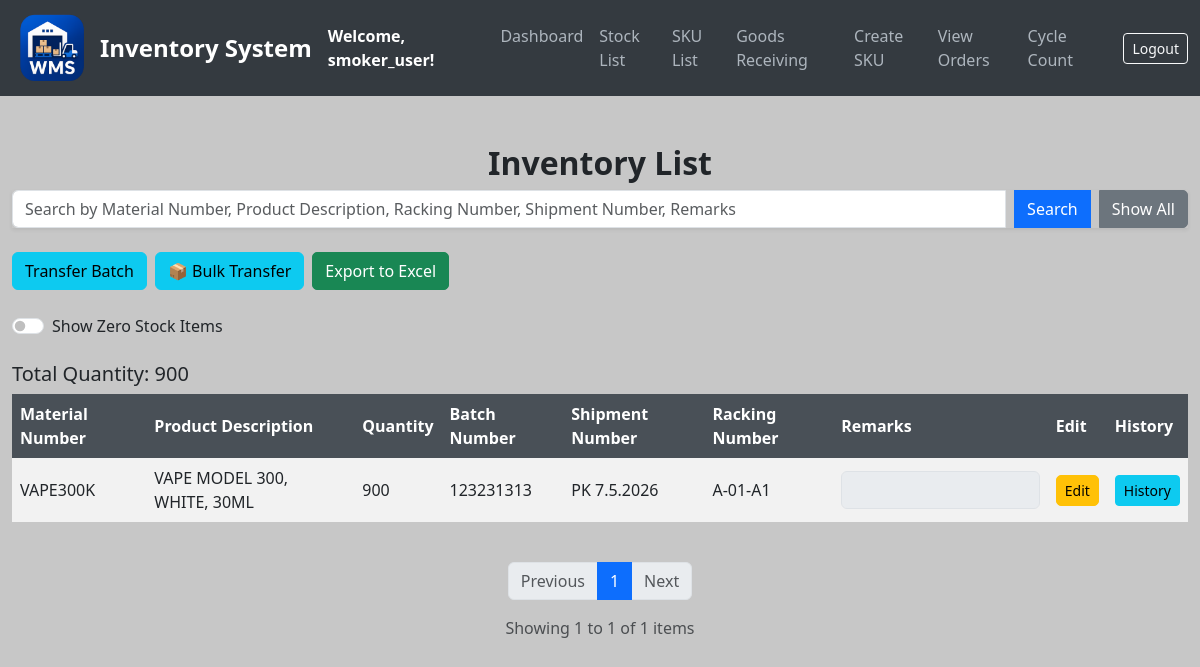
The app's page /stocks (signed in) with its own data.
### models.py (models this page shows, shortened)
class User(UserMixin, db.Model):
    __tablename__ = 'users'
    id = db.Column(db.Integer, primary_key=True)
    username = db.Column(db.String(80), unique=True, nullable=False)
    email = db.Column(db.String(120), unique=True, nullable=False)
    password = db.Column(db.String(200), nullable=False)
    date_created = db.Column(db.DateTime, default=get_local_time)
    last_login = db.Column(db.DateTime, nullable=True)
    is_active = db.Column(db.Boolean, default=True)
    is_approved = db.Column(db.Boolean, default=False)
    is_admin = db.Column(db.Boolean, default=False)
    plan = db.Column(db.String(20), default='basic')
    can_create_racking = db.Column(db.Boolean, default=False)
    can_create_stock = db.Column(db.Boolean, default=False)
    can_create_order = db.Column(db.Boolean, default=False)
    can_transfer_stock = db.Column(db.Boolean, default=False)
    can_transfer_batch = db.Column(db.Boolean, default=False)
    can_mass_transfer = db.Column(db.Boolean, default=False)
    can_bulk_transfer = db.Column(db.Boolean, default=False)
    can_add_sku = db.Column(db.Boolean, default=False)
    can_view_orders = db.Column(db.Boolean, default=False)  # ← new
    can_cycle_count = db.Column(db.Boolean, default=False)  # ← new

class SKU(db.Model):
    __tablename__ = 'sku_list'
    id = db.Column(db.Integer, primary_key=True)
    material_number = db.Column(db.String(50), unique=True, nullable=False)
    product_description = db.Column(db.String(200), nullable=False)
    pack_size_id = db.Column(db.Integer, db.ForeignKey('pack_sizes.id'), nullable=False)
    weight = db.Column(db.Float, nullable=False)
    pack_size = db.relationship('PackSize', backref='skus', lazy=True)  # Establish relationship

class Stock(db.Model):
    __tablename__ = 'stock'
    id = db.Column(db.Integer, primary_key=True)
    sku_id = db.Column(db.Integer, db.ForeignKey('sku_list.id'), nullable=False)  # Foreign key reference to SKU
    sku = db.relationship('SKU', backref='stocks', lazy=True)  # Add relationship to SKU
    quantity = db.Column(db.Integer, default=0, nullable=False)
    batch_number = db.Column(db.String(100), nullable=True)
    shipment_number = db.Column(db.String(100), nullable=True)
    racking_number = db.Column(db.String(100), nullable=True)
    remarks = db.Column(db.String(255), nullable=True)
    timestamp = db.Column(db.DateTime, default=get_local_time)  # New timestamp column

### app.py (the view, shortened to what this page needs)
@app.route('/stocks', methods=['GET'])
@login_required
def list_stocks():
    page = request.args.get(get_page_parameter(), type=int, default=1)
    per_page = 10  # Number of items per page
    search_term = request.args.get('search', '').strip()
    show_zero_quantity = request.args.get('show_zero', 'false').lower() == 'true'
    query = Stock.query.join(SKU)
    if not show_zero_quantity:
        query = query.filter(Stock.quantity > 0)
    all_stocks = query.all()
    total_quantity = sum(s.quantity for s in all_stocks)
    grouped = defaultdict(list)
    for stock in all_stocks:
        key = (
            stock.sku.material_number,
            stock.sku.product_description,
            stock.batch_number,
            stock.racking_number,
            stock.shipment_number,
            stock.remarks
        )
        grouped[key].append(stock)
    combined_stocks = []
    for key, group in grouped.items():
        total_quantity_group = sum(s.quantity for s in group)
        first_id = group[0].id
        combined_stocks.append({
            'material_number': key[0],
            'product_description': key[1],
            'batch_number': key[2],
            'racking_number': key[3],
            'shipment_number': key[4],
            'remarks': key[5],
            'quantity': total_quantity_group,
            'id': first_id
        })
    total_items = len(combined_stocks)
    start = (page - 1) * per_page
    end = start + per_page
    paginated_stocks = combined_stocks[start:end]
    class SimplePagination:
        def __init__(self, page, per_page, total):
            self.page = page
            self.per_page = per_page
            self.total = total
            self.pages = (total + per_page - 1) // per_page  # Ceiling division
        @property
        def has_prev(self):
            return self.page > 1
        @property
        def has_next(self):
            return self.page < self.pages
        def iter_pages(self, left_edge=2, left_current=2, right_current=3, right_edge=2):
            last = 0
            for num in range(1, self.pages + 1):
                if (num <= left_edge or
                    (num > self.page - left_current - 1 and num < self.page + right_current) or
                    num > self.pages - right_edge):
                    if last + 1 != num:
                        yield None  # Gap in page numbers
                    yield num
                    last = num
    pagination = SimplePagination(page=page, per_page=per_page, total=total_items)
    return render_template(
        'stock_list.html',
        stocks=paginated_stocks,
        pagination=pagination,
        search_term=search_term,
        total_quantity=total_quantity,
        show_zero_quantity=show_zero_quantity
    )

### app.py (called while the page is built)
@login_manager.user_loader
def load_user(user_id):
    return db.session.get(User, int(user_id))

### templates/stock_list.html (shortened to what this page needs)
{% extends "base.html" %}
{% block content %}
<div class="container mt-5">
    <h2 class="text-center">Inventory List</h2>
    <form method="GET" action="/stocks" class="mb-4">
        <div class="input-group shadow-sm">
            <input type="text" id="search_input" name="search" value="{{ search_term }}" class="form-control" placeholder="Search by Material Number, Product Description, Racking Number, Shipment Number, Remarks">
            <button id="search_btn" type="submit" class="btn btn-primary ms-2">Search</button>
            <a href="/stocks" class="btn btn-secondary ms-2">Show All</a>
        </div>
    </form>
<div class="d-flex gap-2 mb-4">
    {% if current_user.is_admin or current_user.can_transfer_batch %}
    <a href="/transfer-batch" class="btn btn-info">Transfer Batch</a>
    {% endif %}
    {% if current_user.is_admin or current_user.can_bulk_transfer %}
    <a class="btn btn-info" href="/bulk-transfer-racking">📦 Bulk Transfer</a>
    {% endif %}
    <form action="/export-stocks/excel" method="GET" class="d-inline-block">
        <button type="submit" class="btn btn-success">Export to Excel</button>
    </form>
</div>
<div class="form-check form-switch mb-4">
    <input class="form-check-input" type="checkbox" id="show_zero_stock" {% if show_zero_quantity %}checked{% endif %}>
    <label class="form-check-label" for="show_zero_stock">Show Zero Stock Items</label>
</div>
    <div class="mt-3">
        <h5>Total Quantity: {{ total_quantity }}</h5>
    </div>
<div class="table-responsive">
    <table id="stock_table" class="table table-borderless table-striped align-middle">
        <thead class="table-dark">
            <tr>
                <th>Material Number</th>
                <th>Product Description</th>
                <th>Quantity</th>
                <th>Batch Number</th>
                <th>Shipment Number</th>
                <th>Racking Number</th>
                <th>Remarks</th>
                <th>Edit</th>
                <th>History</th>
            </tr>
        </thead>
        <tbody id="stock_body">
            {% for stock in stocks %}
            <tr class="stock-row {% if stock.quantity == 0 %}zero-quantity{% endif %}">
                <td>{{ stock.material_number }}</td>
                <td>{{ stock.product_description }}</td>
                <td>{{ stock.quantity }}</td>
                <td>{{ stock.batch_number }}</td>
                <td>{{ stock.shipment_number }}</td>
                <td>{{ stock.racking_number }}</td>
                <td>
                    <input type="text" value="{{ stock.remarks }}" class="form-control remarks-input" data-stock-id="{{ stock.id }}" disabled>
                </td>
                <td>
                    <button class="btn btn-sm btn-warning edit-btn" data-stock-id="{{ stock.id }}">Edit</button>
                </td>
                <td>
                    <a href="/stock-history/{{ stock.id }}" class="btn btn-info btn-sm">History</a>
                </td>
            </tr>
            {% endfor %}
        </tbody>
    </table>
</div>
<nav aria-label="Stock list pagination" class="mt-4">
    <ul class="pagination justify-content-center">
        {% if pagination.has_prev %}
        <li class="page-item">
            <a class="page-link" href="{{ url_for('list_stocks', page=pagination.prev_num, search=search_term, show_zero='true' if show_zero_quantity else 'false') }}">
                Previous
            </a>
        </li>
        {% else %}
        <li class="page-item disabled">
            <span class="page-link">Previous</span>
        </li>
        {% endif %}
        {% for page_num in pagination.iter_pages(left_edge=1, right_edge=1, left_current=2, right_current=2) %}
            {% if page_num %}
                {% if page_num == pagination.page %}
                <li class="page-item active">
                    <span class="page-link">{{ page_num }}</span>
                </li>
                {% else %}
                <li class="page-item">
                    <a class="page-link" href="{{ url_for('list_stocks', page=page_num, search=search_term, show_zero='true' if show_zero_quantity else 'false') }}">
                        {{ page_num }}
                    </a>
                </li>
                {% endif %}
            {% else %}
                <li class="page-item disabled">
                    <span class="page-link">...</span>
                </li>
            {% endif %}
        {% endfor %}
        {% if pagination.has_next %}
        <li class="page-item">
            <a class="page-link" href="{{ url_for('list_stocks', page=pagination.next_num, search=search_term, show_zero='true' if show_zero_quantity else 'false') }}">
                Next
            </a>
        </li>
        {% else %}
        <li class="page-item disabled">
            <span class="page-link">Next</span>
        </li>
        {% endif %}
    </ul>
</nav>
<div class="text-center text-muted mb-4">
    Showing {{ ((pagination.page - 1) * pagination.per_page + 1) }} to
    {{ [pagination.page * pagination.per_page, pagination.total]|min }}
    of {{ pagination.total }} items
</div>
</div>
{% endblock %}

### templates/base.html (shortened to what this page needs)
<!DOCTYPE html>
<html lang="en">
<head>
    <link href="https://cdn.jsdelivr.net/npm/bootstrap@5.3.0/dist/css/bootstrap.min.css" rel="stylesheet">
</head>
<body>
<nav class="navbar navbar-expand-lg navbar-dark">
    <div class="container-fluid">
        <img src="{{ url_for('static', filename='logo_.png') }}" alt="Logo" width="80" height="80" class="me-2">
        <a class="navbar-brand" href="/">Inventory System</a>
        <strong class="text-white">Welcome, {{ current_user.username }}!</strong>
        <div class="collapse navbar-collapse" id="navbarNav">
            <ul class="navbar-nav ms-auto">
                <li class="nav-item"><a class="nav-link" href="/dashboard">Dashboard</a></li>
                <li class="nav-item"><a class="nav-link" href="/stocks">Stock List</a></li>
                <li class="nav-item"><a class="nav-link" href="/sku-list">SKU List</a></li>
                {% if current_user.is_admin or current_user.can_create_stock %}
                <li class="nav-item"><a class="nav-link" href="/create-stock">Goods Receiving</a></li>
                {% endif %}
                {% if current_user.is_admin or current_user.can_add_sku %}
                <li class="nav-item"><a class="nav-link" href="/add-sku">Create SKU</a></li>
                {% endif %}
                {% if current_user.is_admin or current_user.can_view_orders %}
                <li class="nav-item"><a class="nav-link" href="/orders">View Orders</a></li>
                {% endif %}
                {% if current_user.is_admin or current_user.can_cycle_count %}
                <li class="nav-item"><a class="nav-link" href="/cycle-count">Cycle Count</a></li>
                {% endif %}
            </ul>
            <form class="d-flex ms-3" action="{{ url_for('logout') }}" method="POST">
                <button class="btn btn-sm btn-outline-light" type="submit">Logout</button>
            </form>
        </div>
    </div>
</nav>
{% block content %}{% endblock %}
</body>
</html>

### records on screen
User: username "smoker_user"
SKU: material_number "VAPE300K", product_description "VAPE MODEL 300, WHITE, 30ML"
Stock: batch_number "123231313", shipment_number "PK 7.5.2026", racking_number "A-01-A1"

### other values on screen
{{ total_quantity }} "900"
{{ stock.quantity }} "900"
{{ page_num }} "1"
{{ ((pagination.page - 1) * pagination.per_page + 1) }} "1"
{{ [pagination.page * pagination.per_page, pagination.total]|min }} "1"
{{ pagination.total }} "1"
